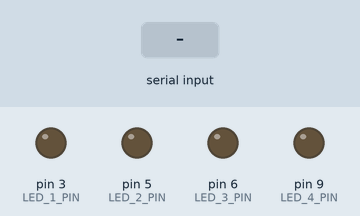
This sketch was run on a simulated Arduino Uno, built with avr-gcc and run on an emulated ATmega328P. Parts: output pins drawn as LEDs (lit = HIGH). The inputs (shaded band) are chosen by the test bench. What the sketch prints to the serial monitor is not drawn.

Above: at 1.2 s.
1.3 s: "1 90\n" received over Serial
At 2.4 s:
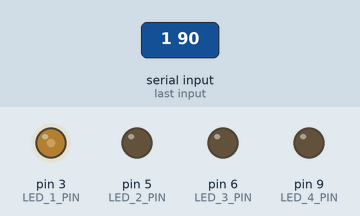
Timing chart, 0 to 4.3 s (numbered marks = the images above; inputs shaded):
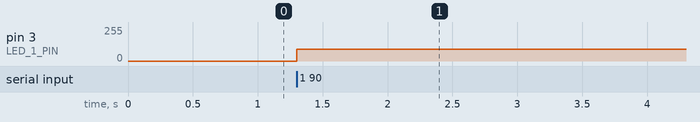

Measured:
- after the input at 1.3 s, pin 3 (LED_1_PIN): 0/255 → 90/255 at once

The sketch:

four_led_pwm.ino
```cpp
int LED_1_PIN = 3;
int LED_2_PIN = 5;
int LED_3_PIN = 6;
int LED_4_PIN = 9;

int led_1_value = 0; // 0 - 255 | always off - always on
int led_2_value = 0; // 0 - 255 | always off - always on
int led_3_value = 0; // 0 - 255 | always off - always on
int led_4_value = 0; // 0 - 255 | always off - always on

String inputString = "";         // a string to hold incoming data
boolean stringComplete = false;  // whether the string is complete

void setup() {
  // Init serial
  Serial.begin(115200);

  // Init output pins
  pinMode(LED_1_PIN, OUTPUT);
  pinMode(LED_2_PIN, OUTPUT);
  pinMode(LED_3_PIN, OUTPUT);
  pinMode(LED_4_PIN, OUTPUT);

  // Init pwm signals
  setPWMSignal(1, led_1_value);
  setPWMSignal(2, led_2_value);
  setPWMSignal(3, led_3_value);
  setPWMSignal(4, led_4_value);

  Serial.println("Enter value (Syntx: LED_NUM VALUE, where LED_NUM: 1-4 and VALUE: 0-255):");

}

void loop() {
  // print the string when a newline arrives:
  if (stringComplete) {
    int value = getValueFromCommand(inputString);
    int ledNum = getLedNumFromCommand(inputString);
    setPWMSignal(ledNum, value);

    // clear the string:
    inputString = "";
    stringComplete = false;
  }
}

void setPWMSignal(int ledNum, int value){
    int pin = -1;

    if(value >= 0 && value <= 255){
      switch(ledNum){
        case 1: pin = LED_1_PIN;
                break;
        case 2: pin = LED_2_PIN;
                break;
        case 3: pin = LED_3_PIN;
                break;
        case 4: pin = LED_4_PIN;
                break;
        default: return;
                 break;
      }
      analogWrite(pin, value);
      // Serial.println("Led_" + String(ledNum) + " (pin" + String(pin) + ")" + " set to " + String(value));
    }
}

int getValueFromCommand(String command){
  int spaceIndex = command.indexOf(' ');
  if(spaceIndex != -1){
    String valueStr = command.substring(spaceIndex + 1, command.length());
    int value = valueStr.toInt();
    if(value >= 0 && value <= 255){
      return value;
    }
    //Serial.println("Invalid value: " + valueStr + " shall be 0-255!");
  }

  return -1;
}

int getLedNumFromCommand(String command){
  int spaceIndex = command.indexOf(' ');
  if(spaceIndex != -1){
    String ledNumStr = command.substring(0, spaceIndex + 1);
    int ledNum = ledNumStr.toInt();
    if(ledNum >= 1 && ledNum <= 4){
      return ledNum;
    }
    //Serial.println("Invalid led number: " + ledNumStr + " shall be 1-4!");
  }
  return 0;
}

/*
  SerialEvent occurs whenever a new data comes in the
 hardware serial RX.  This routine is run between each
 time loop() runs, so using delay inside loop can delay
 response.  Multiple bytes of data may be available.
 */
void serialEvent() {
  while (Serial.available()) {
    // get the new byte:
    char inChar = (char)Serial.read();
    // add it to the inputString:
    inputString += inChar;
    // if the incoming character is a newline, set a flag
    // so the main loop can do something about it:
    if (inChar == '\n') {
      stringComplete = true;
    }
  }
}
```
